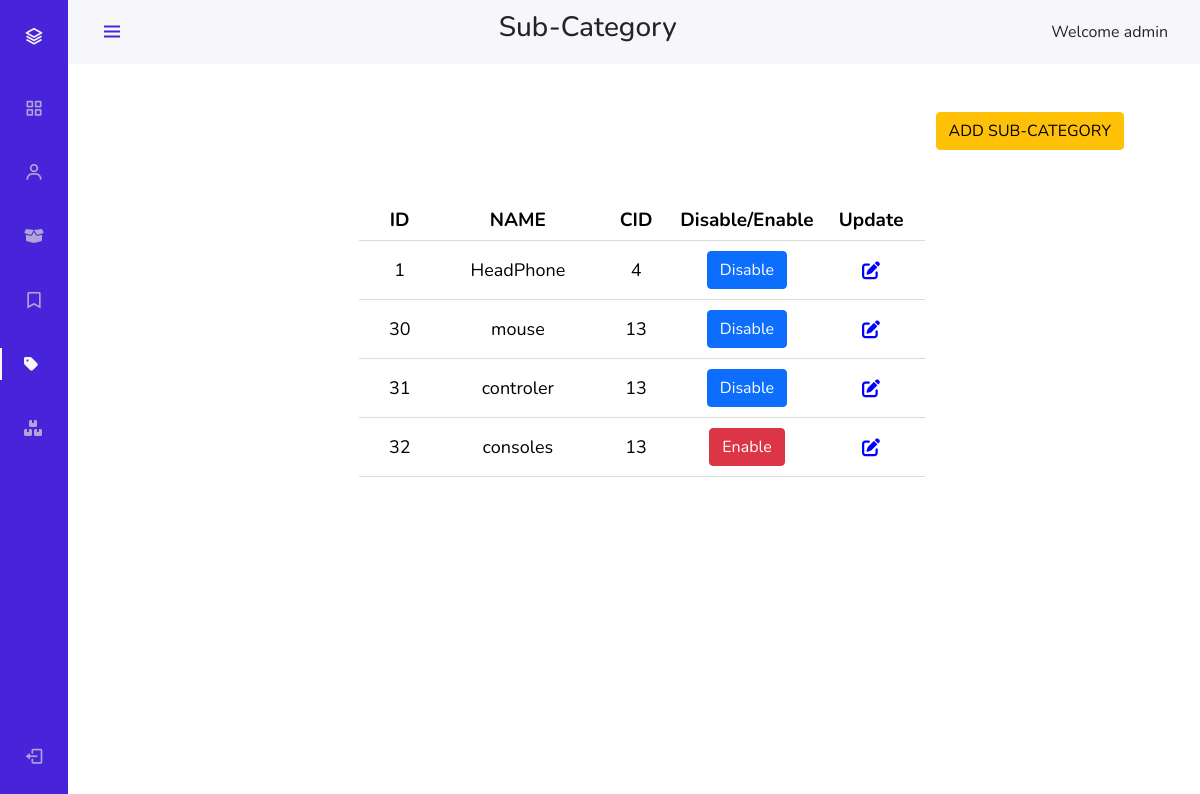
The app's page /admin/sub-category.php (signed in) with its own data.
### admin/sub-category.php (the view, shortened to what this page needs)
<?php include "../componet/conn.php" ?>
<html>
<head>
    <link rel="stylesheet" href="https://cdn.jsdelivr.net/npm/bootstrap@5.0.0-beta1/dist/css/bootstrap.min.css">
    <link rel="stylesheet" href="https://cdn.jsdelivr.net/npm/bootstrap@5.0.0-beta1/dist/js/bootstrap.bundle.min.js">
    <link rel="stylesheet" href="https://cdnjs.cloudflare.com/ajax/libs/jquery/3.2.1/jquery.min.js">
    <link rel="stylesheet" href="https://cdn.jsdelivr.net/npm/boxicons@latest/css/boxicons.min.css">
    <link rel="stylesheet" href="admin-style.css">
    <link rel="stylesheet" href="https://cdnjs.cloudflare.com/ajax/libs/font-awesome/6.0.0/css/all.min.css" />
</head>
<body>
    <body id="body-pd">
    <nav>
    <header class="header" id="header">
            <div class="header_toggle"> <i class='bx bx-menu' id="header-toggle"></i> </div>
            <div class="header-title"><h3>Sub-Category</h3></div>
            <div>Welcome <?php echo $_SESSION["name"] ?></div>
        </header>
        <div class="l-navbar" id="nav-bar">
            <nav class="nav">
                <div>
                    <a href="index.php" class="nav_logo"> <i class='bx bx-layer nav_logo-icon'></i> <span class="nav_logo-name">EZSOP</span> </a>
                    <div class="nav_list">
                        <a href="index.php" class="nav_link "> <i class='bx bx-grid-alt nav_icon'></i>
                            <span class="nav_name">Dashboard</span> </a>
                        <a href="user.php" class="nav_link"> <i class='bx bx-user nav_icon'></i> <span class="nav_name">Users</span> </a>
                        <a href="products.php" class="nav_link"> <i class="fa-solid fa-box-open"></i> <span class="nav_name">Products</span> </a>
                        <a href="category.php" class="nav_link"> <i class='bx bx-bookmark nav_icon'></i> <span class="nav_name">Catagory</span> </a>
                        <a href="sub-category.php" class="nav_link active"> <i class="fa-solid fa-tag"></i> </a>  <a href="orders.php" class="nav_link"> <i class="fa-solid fa-boxes-stacked"></i> </a>
                    </div>
                </div>
                <a href="admin-componet/logout.php" class="nav_link"> <i class='bx bx-log-out nav_icon'></i> <span class="nav_name">SignOut</span> </a>
            </nav>
        </div>
        </nav>
        <div class="py-5 container">
        <div class="add-product d-flex justify-content-end px-5">
            <a href="up-ins-del/add-subcat.php">
                       <button type="button" class="btn btn-warning">ADD SUB-CATEGORY</button>
                   </a>
            </div>
        <table align="center">
                <thead class="t_hading">
                    <tr>
                        <th>ID</th>
                        <th>NAME</th>
                        <th>CID</th>
                        <th>Disable/Enable</th>
                        <th>Update</th>
                    </tr>
                </thead>
                <tbody class="t_body">
                    <?php
                    $select = "SELECT * FROM `sub-catagory`;";
                    $q1 = mysqli_query($con, $select);
                    while ($rec = mysqli_fetch_array($q1)) {
                    ?>
                        <tr>
                            <td><?php echo $rec['subid']; ?></td>
                            <td><?php echo $rec['subname']; ?></td>
                            <td><?php echo $rec['cid']; ?></td>
                            <td>
                                <a href="up-ins-del/dis-enb.php?subid=<?php echo $rec['subid'] ?>">
                                    <button type="submit" class="btn btn-<?php if ($rec['status'] == 1) {
                                        echo 'danger';} else { echo 'primary'; } ?> disbtn" name="disbtn">
                                        <?php if ($rec['status'] == 1) { echo 'Enable'; } else { echo 'Disable'; } ?>
                                    </button>
                                </a>
                            </td>
                            <td><a href="up-ins-del/update-subcat.php?subcatid=<?php echo $rec['subid']; ?>">
                                <i class="fa-solid fa-pen-to-square" data-toggle="tooltip" data-placement="top" title="UPDATE"></i></a>
                            </td>
                        </tr>
                    <?php
                    } ?>
                </tbody>
            </table>
        </div>
    </body>
</html>

### admin/admin-style.css (style rules this page uses)
:root { --header-height: 3rem; --nav-width: 68px; --first-color: #4723d9; --first-color-light: #afa5d9; --white-color: #f7f6fb; --body-font: "Nunito", sans-serif; --normal-font-size: 1rem; --z-fixed: 100; }
body { position: relative; margin: var(--header-height) 0 0 0; padding: 0 1rem; font-family: var(--body-font); font-size: var(--normal-font-size); transition: 0.5s; }
a { text-decoration: none; }
.header { width: 100%; height: var(--header-height); position: fixed; top: 0; left: 0; display: flex; align-items: center; justify-content: space-between; padding: 0 1rem; background-color: var(--white-color); z-index: var(--z-fixed); transition: 0.5s; }
.header_toggle { color: var(--first-color); font-size: 1.5rem; cursor: pointer; }
.l-navbar { position: fixed; top: 0; left: -30%; width: var(--nav-width); height: 100vh; background-color: var(--first-color); padding: 0.5rem 1rem 0 0; transition: 0.5s; z-index: var(--z-fixed); }
.nav { height: 100%; display: flex; flex-direction: column; justify-content: space-between; overflow: hidden; }
.nav_logo, .nav_link { display: grid; grid-template-columns: max-content max-content; align-items: center; column-gap: 1rem; padding: 0.5rem 0 0.5rem 1.5rem; }
.nav_logo { margin-bottom: 2rem; }
.nav_logo-icon { font-size: 1.25rem; color: var(--white-color); }
.nav_link { position: relative; color: var(--first-color-light); margin-bottom: 1.5rem; transition: 0.3s; }
.nav_icon { font-size: 1.25rem; }
.active { color: var(--white-color); }
.active::before { content: ""; position: absolute; left: 0; width: 2px; height: 32px; background-color: var(--white-color); }
@media screen and (min-width: 768px) { body { margin: calc(var(--header-height) + 1rem) 0 0 0; padding-left: calc(var(--nav-width) + 2rem); } }
@media screen and (min-width: 768px) { .header { height: calc(var(--header-height) + 1rem); padding: 0 2rem 0 calc(var(--nav-width) + 2rem); } }
@media screen and (min-width: 768px) { .l-navbar { left: 0; padding: 1rem 1rem 0 0; } }

### admin/sub-category.php (style rules this page uses)
table { align-items: center; margin-top: 50px; margin-bottom: 30px; color: black; font-size: 20px; }
.t_hading { height: 40px; text-align: center; }
.t_hading th { text-align: center; border-bottom: 1px rgb(217, 220, 219) solid; font-size: 19px; }
.t_body tr td { padding: 10px 30px; text-align: center; border-bottom: 0.1px rgb(217, 220, 219) solid; font-size: 18px; }
.t_body tr td i { padding: 10px 15px; color: blue; }

### records on screen
sub-catagory: subid "1", subname "HeadPhone", cid "4", status "Disable"
sub-catagory: subid "30", subname "mouse", cid "13", status "Disable"
sub-catagory: subid "31", subname "controler", cid "13", status "Disable"
sub-catagory: subid "32", subname "consoles", cid "13", status "Enable"

### other values on screen
$_SESSION["name"] "admin"
